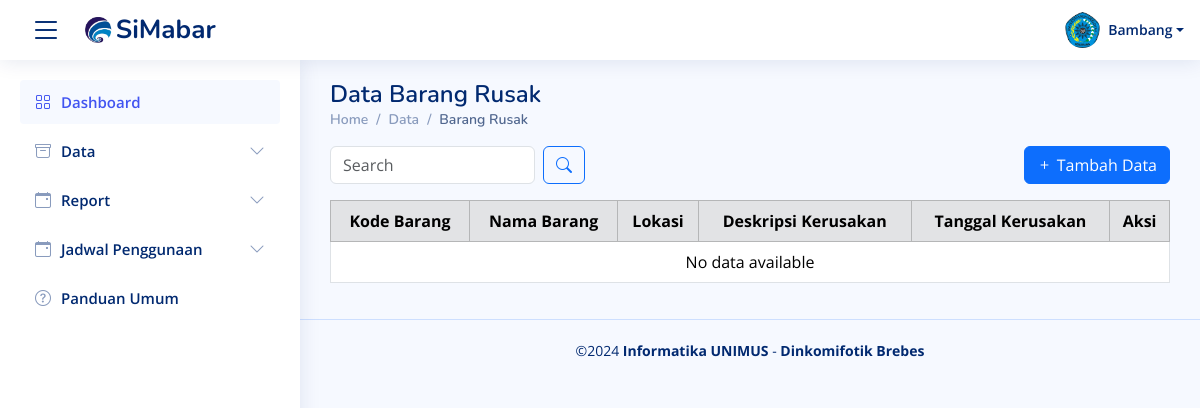
The page /Data_barang_rusak.php on the database as committed earlier.
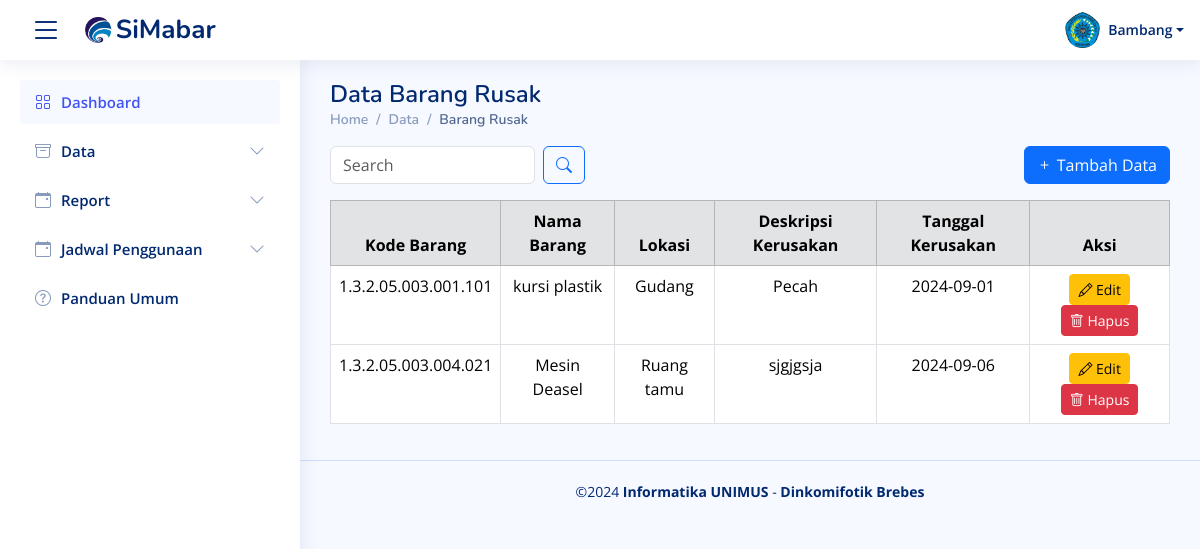
The same page on the database as committed later.
### tables this page shows
CREATE TABLE `barang_rusak` (
  `kode_barang` varchar(50) DEFAULT NULL,
  `nama_barang` varchar(100) DEFAULT NULL,
  `desk_kerusakan` text DEFAULT NULL,
  `tgl_kerusakan` date DEFAULT NULL,
  `ruang_sekarang` varchar(100) DEFAULT NULL
);

CREATE TABLE `data_barang` (
  `kode_barang` varchar(50) NOT NULL,
  `nama_barang` varchar(100) NOT NULL,
  `no_regristrasi` varchar(50) DEFAULT NULL,
  `kode_pemilik` varchar(50) DEFAULT NULL,
  `ruang_asal` varchar(100) DEFAULT NULL,
  `ruang_sekarang` varchar(100) DEFAULT NULL,
  `bid_ruang` varchar(50) DEFAULT NULL,
  `tempat_ruang` varchar(50) DEFAULT NULL,
  `tgl_pembelian` date DEFAULT NULL,
  `tgl_pembukuan` date DEFAULT NULL,
  `merk` varchar(100) DEFAULT NULL,
  `type` varchar(100) DEFAULT NULL,
  `kategori` varchar(100) DEFAULT NULL,
  `ukuran_CC` varchar(50) DEFAULT NULL,
  `no_pabrik` varchar(50) DEFAULT NULL,
  `no_rangka` varchar(50) DEFAULT NULL,
  `no_bpkb` varchar(50) DEFAULT NULL,
  `bahan` varchar(100) DEFAULT NULL,
  `no_mesin` varchar(50) DEFAULT NULL,
  `no_polisi` varchar(50) DEFAULT NULL,
  `kondisi_barang` varchar(50) DEFAULT NULL,
  `masa_manfaat` varchar(50) DEFAULT NULL,
  `harga_awal` decimal(15,2) DEFAULT NULL,
  `harga_total` decimal(15,2) DEFAULT NULL,
  `keterangan` text DEFAULT NULL,
  `foto_barang` varchar(255) DEFAULT NULL
);

### Data_barang_rusak.php (the view, shortened to what this page needs)
<?php include("component/header.php"); ?>
<?php include("koneksi/koneksi.php");  ?>
<main id="main" class="main">
  <div class="pagetitle">
    <h1>Data Barang Rusak</h1>
    <nav>
      <ol class="breadcrumb">
        <li class="breadcrumb-item"><a href="index.html">Home</a></li>
        <li class="breadcrumb-item">Data</li>
        <li class="breadcrumb-item active">Barang Rusak</li>
      </ol>
    </nav>
  </div>
  <div class="d-flex justify-content-between align-items-center mb-3">
    <form class="search-form d-flex align-items-center" method="POST" action="#">
      <input type="text" name="query" placeholder="Search" title="Enter search keyword" class="form-control me-2">
      <button type="submit" title="Search" class="btn btn-outline-primary"><i class="bi bi-search"></i></button>
    </form>
    <button type="button" class="btn btn-primary">
      <i class="bi bi-plus"></i> Tambah Data
    </button>
  </div>
  <table class="table table-bordered">
    <thead class="table-secondary text-center">
      <tr>
        <th scope="col">Kode Barang</th>
        <th scope="col">Nama Barang</th>
        <th scope="col">Lokasi</th>
        <th scope="col">Deskripsi Kerusakan</th>
        <th scope="col">Tanggal Kerusakan</th>
        <th scope="col">Aksi</th>
      </tr>
    </thead>
    <tbody>
      <?php
      $searchQuery = isset($_POST['query']) ? mysqli_real_escape_string($conn, $_POST['query']) : '';
      $itemsPerPage = 10;
      $currentPage = isset($_GET['page']) ? (int)$_GET['page'] : 1;
      $offset = ($currentPage - 1) * $itemsPerPage;
      $query = "SELECT db.kode_barang, db.nama_barang, db.ruang_sekarang AS lokasi, br.desk_kerusakan, br.tgl_kerusakan
                FROM data_barang db
                JOIN barang_rusak br ON db.kode_barang = br.kode_barang
                WHERE db.kondisi_barang = 'Rusak' AND (db.nama_barang LIKE '%$searchQuery%' OR db.kode_barang LIKE '%$searchQuery%')
                LIMIT $offset, $itemsPerPage";
      $result = mysqli_query($conn, $query);
      if (mysqli_num_rows($result) > 0) {
          while ($row = mysqli_fetch_assoc($result)) {
              echo "<tr class='text-center'>
                      <td>{$row['kode_barang']}</td>
                      <td>{$row['nama_barang']}</td>
                      <td>{$row['lokasi']}</td>
                      <td>{$row['desk_kerusakan']}</td>
                      <td>{$row['tgl_kerusakan']}</td>
                      <td>
                        <a href='edit_rusak.php?id={$row['kode_barang']}' class='btn btn-warning btn-sm'>
                          <i class='bi bi-pencil'></i> Edit
                        </a>
                        <a href='delete_rusak.php?id={$row['kode_barang']}' class='btn btn-danger btn-sm' onclick=\"return confirm('Apakah Anda yakin ingin menghapus data ini?')\">
                          <i class='bi bi-trash'></i> Hapus
                        </a>
                      </td>
                    </tr>";
          }
      } else {
          echo "<tr><td colspan='6' class='text-center'>No data available</td></tr>";
      }
      ?>
    </tbody>
  </table>
</main>
<?php include("component/footer.php"); ?>

Rows that differ between the two databases and show on the page:
added barang_rusak: kode_barang.kode_barang "1.3.2.05.003.001.101", kode_barang.nama_barang "kursi plastik", kode_barang.ruang_sekarang "Gudang", desk_kerusakan "Pecah", tgl_kerusakan "2024-09-01"
added barang_rusak: kode_barang.kode_barang "1.3.2.05.003.004.021", kode_barang.nama_barang "Mesin Deasel", kode_barang.ruang_sekarang "Ruang tamu", desk_kerusakan "sjgjgsja", tgl_kerusakan "2024-09-06"
Other text that changed with them:
text no longer shown: "No data available"
